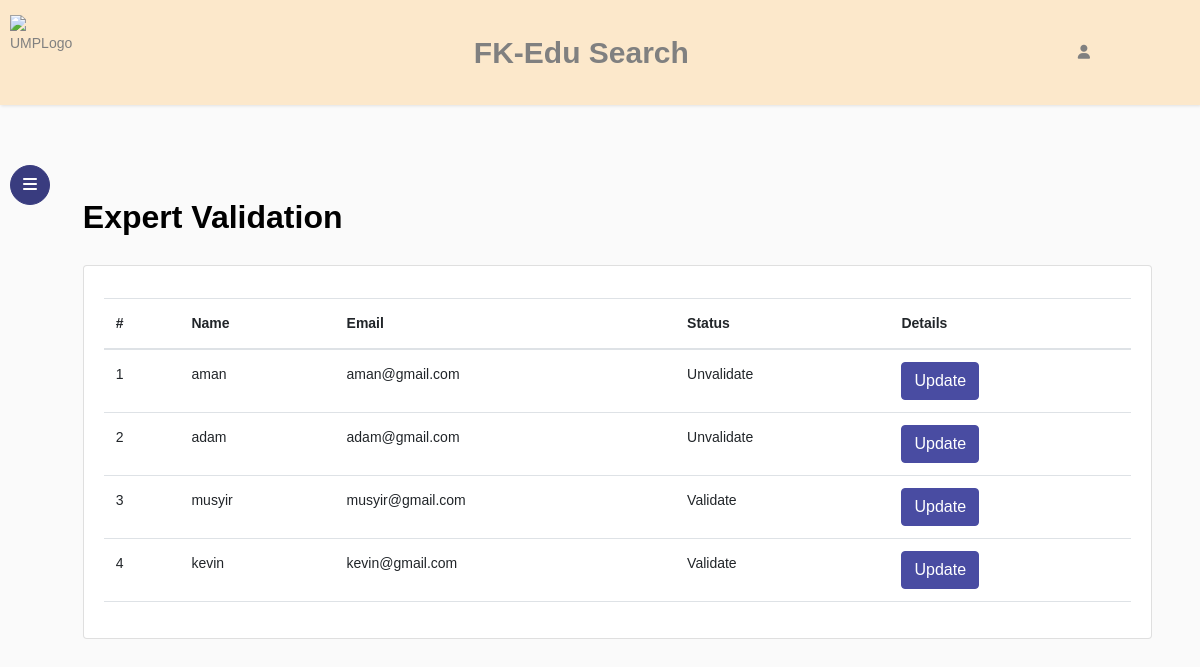
The app's page /ExpertValidation.php, older data.
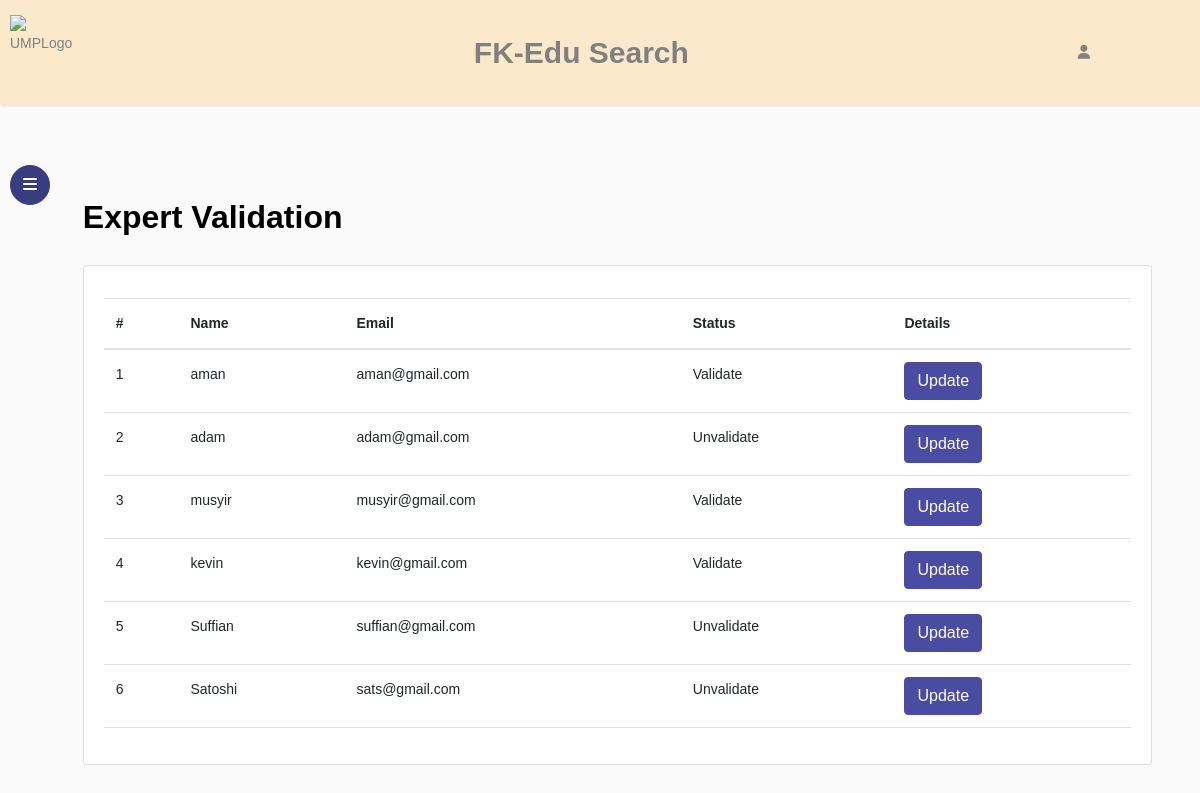
The same page, newer data.
### tables this page shows
CREATE TABLE `expert` (
  `id` int(11) NOT NULL,
  `name_expert` varchar(60) NOT NULL,
  `pass_expert` varchar(60) NOT NULL,
  `email_expert` varchar(60) NOT NULL,
  `status_expert` varchar(60) NOT NULL
);

### ExpertValidation.php (the view, shortened to what this page needs)
<?php
$conn = mysqli_connect("localhost", "root", "", "fkedu") or die(mysqli_connect_error());
?>
<!doctype html>
<html lang="en">
<head>
  <link href="https://cdn.jsdelivr.net/npm/bootstrap@5.3.0/dist/css/bootstrap.min.css" rel="stylesheet">
  <link rel="stylesheet" href="https://stackpath.bootstrapcdn.com/font-awesome/4.7.0/css/font-awesome.min.css">
  <link rel="stylesheet" href="css/style.css">
</head>
<body>
  <nav class="navbar navbar-default" style="background-color: #fce8cb;">
    <img src="images\01-Logo UMP_Full Color.png" alt="UMPLogo" width="75" height="75">
    <a style="font-weight: bold; font-size: 30px;">FK-Edu Search</a>
    <div style="margin-right: 100px;" class="dropdown">
      <span><i class="fa-solid fa-user"></i></span>
    </div>
  </nav>
  <div class="wrapper d-flex align-items-stretch">
    <nav id="sidebar" class="active">
      <div class="custom-menu">
        <button type="button" id="sidebarCollapse" class="btn btn-primary">
          <i class="fa fa-bars"></i>
        </button>
      </div>
    </nav>
    <div style="height: 150px; width: 3%; "></div>
    <div id="content" class="p-4 p-md-5 pt-5">
      <h2 class="mb-4" style="font-weight: bold;">Expert Validation</h2>
      <div class="card">
        <div class="card-body">
          <table class="table table-hover">
            <thead>
              <tr>
                <th scope="col">#</th>
                <th scope="col">Name</th>
                <th scope="col">Email</th>
                <th scope="col">Status</th>
                <th scope="col">Details</th>
              </tr>
            </thead>
            <tbody>
              <tr>
                <?php
                $query = "SELECT `id`, `name_expert`, `email_expert`, `status_expert` FROM expert";
                $result = mysqli_query($conn, $query); ?>
                <?php while ($row = $result->fetch_array()) { ?>
                  <td><?php echo $row['id']; ?> </td>
                  <td><?php echo $row['name_expert']; ?> </td>
                  <td><?php echo $row['email_expert']; ?> </td>
                  <td><?php echo $row['status_expert']; ?> </td>
                  <td>
                    <form action="updateExpert.php" method="post"><input type="number" name="id" value="<?php echo $row['id']; ?>" hidden><input type="submit" class="btn btn-primary" value="Update"></form>
                  </td>
              </tr>
            <?php } ?>
            </tbody>
          </table>
        </div>
      </div>
    </div>
  </div>
</body>
</html>

### ExpertValidation.php (style rules this page uses)
.dropdown { position: relative; display: inline-block; }

Row changes from the older to the newer data that the page shows:
changed expert "aman": status_expert "Unvalidate" → "Validate"
added expert: id "5", name_expert "Suffian", email_expert "suffian@gmail.com", status_expert "Unvalidate"
added expert: id "6", name_expert "Satoshi", email_expert "sats@gmail.com", status_expert "Unvalidate"
